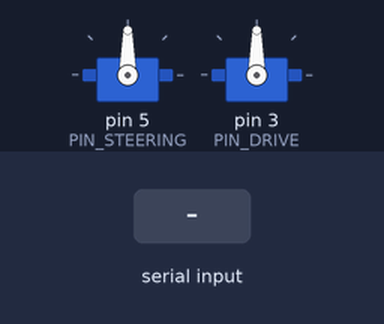
Bench run of a sketch on a simulated Arduino Uno, built with avr-gcc and run on an emulated ATmega328P. On the bench: 2 × servo. Inputs (shaded band) come from the test bench. What the sketch prints to the serial monitor is not drawn.

Above: at 1.2 s.
1.3 s: "i90\n" received over Serial
At 1.7 s:
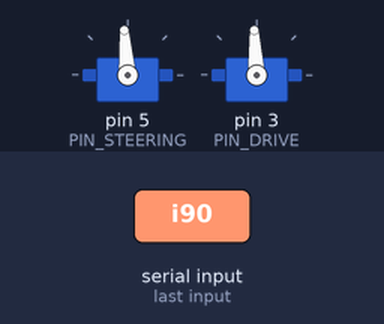
2.8 s: "s\n" received over Serial
At 4.0 s:
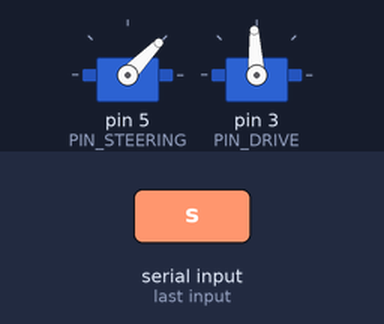
4.3 s: "d\n" received over Serial
At 5.2 s:
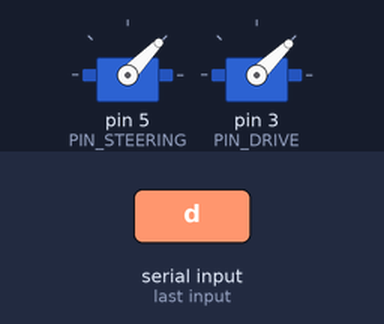
5.8 s: "s90\n" received over Serial
At 6.3 s:
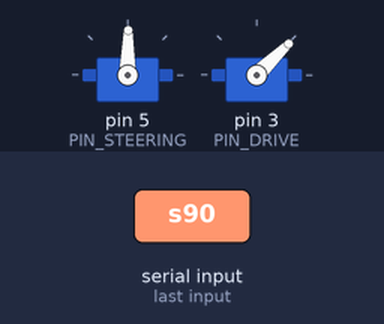
7.3 s: "r90\n" received over Serial
At 8.6 s:
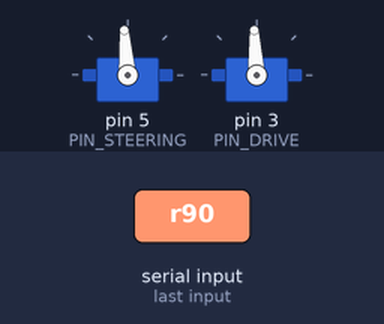
Timing chart, 0 to 9.8 s (numbered marks = the images above; inputs shaded):
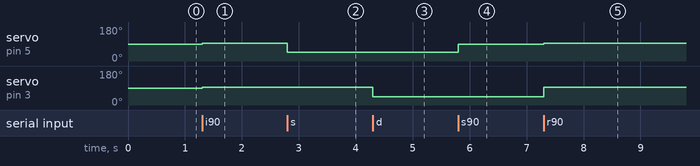

The sketch:

truck_controller.ino
```cpp
/******************************************************************************
* James Swift
******************************************************************************/
#include <Servo.h>

/**************************** Definitions ************************************/

/** Velocity servo is connected to this pin number */
#define PIN_DRIVE 3
/** Steering servo is connected to this pin number */
#define PIN_STEERING 5
/** Define baud rate */
#define SERIAL_BAUD_RATE 115200
/** Default servo values */
#define DEFAULT_STEERING 1515
#define DEFAULT_DRIVE 1500

#define SERIAL_ACK 'y'
#define SERIAL_NAK 'n'

/** State machine for receiving data from serial connection */
typedef enum STATE_E {
  STATE_INIT = 0,
  STATE_RESET,
  STATE_IDLE,
  STATE_GET_STEERING1,
  STATE_GET_STEERING2,
  STATE_GET_DRIVE1,
  STATE_GET_DRIVE2,
  STATE_SEND_SPEED_ENCODER1,
  STATE_SEND_SPEED_ENCODER2,
  STATE_NUMS
} STATE_T;

/**************************** Variables **************************************/

/** state machine variable */
static STATE_T m_state;
/** Current set speed */
static int m_setDrive;
/** Current set Steering */
static int m_setSteering;
/** Current Speed */
static int m_currSpeed;

/** Steering servo */
Servo m_steering;
/** Velocity servo */
Servo m_drive;

/** Endoder times */
static unsigned long m_prevtimes[3];

/**************************** Private Function Declaration ******************/
static void get_input( void );

/**************************** Implementation *********************************/

void setup() {
  //initialize servos
  m_steering.attach(PIN_STEERING);
  m_drive.attach(PIN_DRIVE);

  //initialize variables
  m_state = STATE_INIT;

   //initialize serial communication
  Serial.begin(SERIAL_BAUD_RATE);
  Serial.write( "Starting..." );
}

void loop() {
  //check for user input
  get_input();
}

/**************************** Private Function Implementation ****************/

static void get_input( void ) {
  //check state
   switch( m_state ) {

    case STATE_INIT:
    if( Serial.available() ) {
      char c = Serial.read();
      if( c == 'i' ) {
        m_state = STATE_RESET;
      } else {
        char nak = SERIAL_NAK;
        ///Serial.write( nak );
        Serial.write( "Not Ready." );
      }
    }
    break;

    case STATE_RESET:
    {
      char ack = SERIAL_ACK;
      m_steering.writeMicroseconds( DEFAULT_STEERING );
      m_drive.writeMicroseconds( DEFAULT_DRIVE );
      //Serial.write( ack );
      Serial.write( "Ready." );
      m_state = STATE_IDLE;
    }
    break;

    case STATE_IDLE:
    //check if any data available on serial connection
    if( Serial.available() ) {
      //get the command
      char c = Serial.read();
      //check command
      switch( c ) {
        case 's':
        m_setSteering = 0;
        m_state = STATE_GET_STEERING1;
        break;

        case 'd':
        m_setDrive = 0;
        m_state = STATE_GET_DRIVE1;
        break;

        case 'e':
        m_state = STATE_SEND_SPEED_ENCODER1;
        break;

        case 'r':
        m_state = STATE_RESET;
        break;
      }
    }
    break;

    case STATE_GET_STEERING1:
    //check if any data available on serial connection
    if( Serial.available() ) {
      int i;
      i = Serial.read();
      if( i > 0 ) {
        if( i >= '0' && i <= '9' ) {
          m_setSteering = m_setSteering*10 + (i-'0');
        } else if( i == '\n' ) {
          //Serial.write( "Setting steering to: " );
          //Serial.print( m_setSteering, DEC );
          //Serial.print( '\n' );
          //data must be between 1000 and 2000
          //so offset accordingly (assuming values 0 to 200)
          m_setSteering *= 5;
          m_setSteering += 1015;
          m_steering.writeMicroseconds(m_setSteering);
          Serial.write( 'y' );
          m_state = STATE_IDLE;
        } else {
          Serial.write( 'n' );
          m_state = STATE_IDLE;
        }
      }
    }
    break;

    case STATE_GET_DRIVE1:
    //check if any data available on serial connection
    if( Serial.available() ) {
      int i;
      i = Serial.read();
      if( i > 0 ) {
        if( i >= '0' && i <= '9' ) {
          m_setDrive = m_setDrive*10 + (i-'0');
        } else if( i == '\n' ) {
          //Serial.write( "Setting drive to: " );
          //Serial.print( m_setDrive, DEC );
          //Serial.print( '\n' );
           m_setDrive *= 5;
          m_setDrive += 1000;
          m_drive.writeMicroseconds(m_setDrive);
          Serial.write( 'y' );
          m_state = STATE_IDLE;
        } else {
          Serial.write( 'n' );
          m_state = STATE_IDLE;
        }
      }
    }
    break;

    case STATE_GET_DRIVE2:
    //check if any data available on serial connection
    if( Serial.available() ) {
      //check that we got the same value
      if( m_setDrive == Serial.read() ) {
        char ack = SERIAL_ACK;
        Serial.write(ack);
        //data must be between 1000 and 2000
        //so offset accordingly (assuming values 0 to 200)
        m_setDrive *= 5;
        m_setDrive += 1000;
        //write new value to servo
        m_drive.writeMicroseconds(m_setDrive);
      } else {
        char nak = SERIAL_NAK;
        Serial.write(nak);
      }
      //go back to idle state
      m_state = STATE_IDLE;
    }
    break;

    case STATE_SEND_SPEED_ENCODER1:
    //go back to idle state
    m_state = STATE_IDLE;
    break;

    default:
    m_state = STATE_IDLE;
  }
}
```

Measured:
- after the input at 1.3 s, servo on pin 5 (PIN_STEERING): 90° → 94° at once; servo on pin 3 (PIN_DRIVE): 90° → 93° at once
- after the input at 2.8 s, servo on pin 5 (PIN_STEERING): 94° → 46° at once
- after the input at 4.3 s, servo on pin 3 (PIN_DRIVE): 93° → 44° at once
- after the input at 5.8 s, servo on pin 5 (PIN_STEERING): 46° → 89° at once
- after the input at 7.3 s, servo on pin 5 (PIN_STEERING): 89° → 94° at once; servo on pin 3 (PIN_DRIVE): 44° → 93° at once
